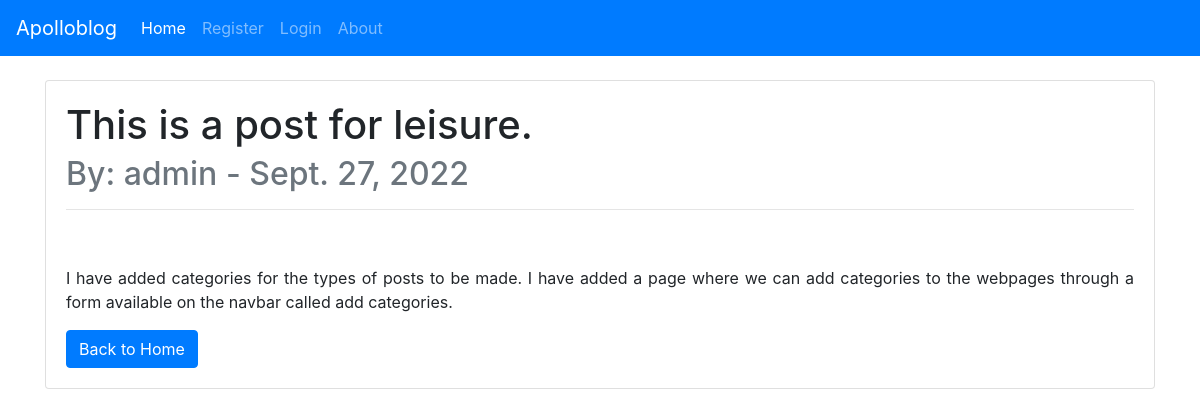
Screenshot of /article/15 with the database file from the repository.
### blogroot/models.py (models this page shows, shortened)
class Post(models.Model):
	title = models.CharField(max_length=255) #max char length
	title_tag = models.CharField(max_length=255)
	author = models.ForeignKey(User, on_delete=models.CASCADE) #if user is deleted all related posts are
	body = models.TextField() #input field for text
	name = "Apollo Blog"
	post_date = models.DateField(auto_now_add = True)
	category = models.CharField(max_length=255, default='development')

### blogroot/views.py (the view)
# urls.py: path('article/<int:pk>', ArticleDetailView.as_view(), name='article_detail'),
class ArticleDetailView(DetailView):
	model = Post
	template_name = 'article_detail.html'

### blogroot/templates/article_detail.html (shortened to what this page needs)
{% extends 'base.html' %}
{% block content %}
{% if user.is_authenticated %}
<div class="card">
<div class="card-body">
<h1 class="card-title">{{ post.title }}</h1>
<h2 class="card-subtitle mb-2 text-muted">By: {{ post.author.username }} -
{{post.post_date}} - {{ post.category }}</h2>
<small><a href="{% url 'update_post' post.pk %}" class="btn btn-secondary btn-sm">Edit</a>
<a href="{% url 'delete_post' post.pk %}" class="btn btn-danger btn-sm">Delete</a></small></h4>
<hr>
<br/>
<p class="card-text"> {{ post.body|safe }}</p>
<a href="{% url 'home' %}" class="btn btn-primary"> Back to Home </a>
{% else %}
<div class="card">
<div class="card-body">
<h1 class="card-title">{{ post.title }}</h1>
<h2 class="card-subtitle mb-2 text-muted">By: {{ post.author.username }} -
{{post.post_date}}</h2>
<hr>
<br/>
<p class="card-text"> {{ post.body|safe }}</p>
<a href="{% url 'home' %}" class="btn btn-primary"> Back to Home </a>
{% endif %}
{% endblock %}

### rows the page displays
Post: title "This is a post for leisure.", author.username "admin", post_date "Sept. 27, 2022", body "I have added categories for the types of posts to be made. I have added a page where we can add categories to the webpages through a form available on the navbar called add categories."
